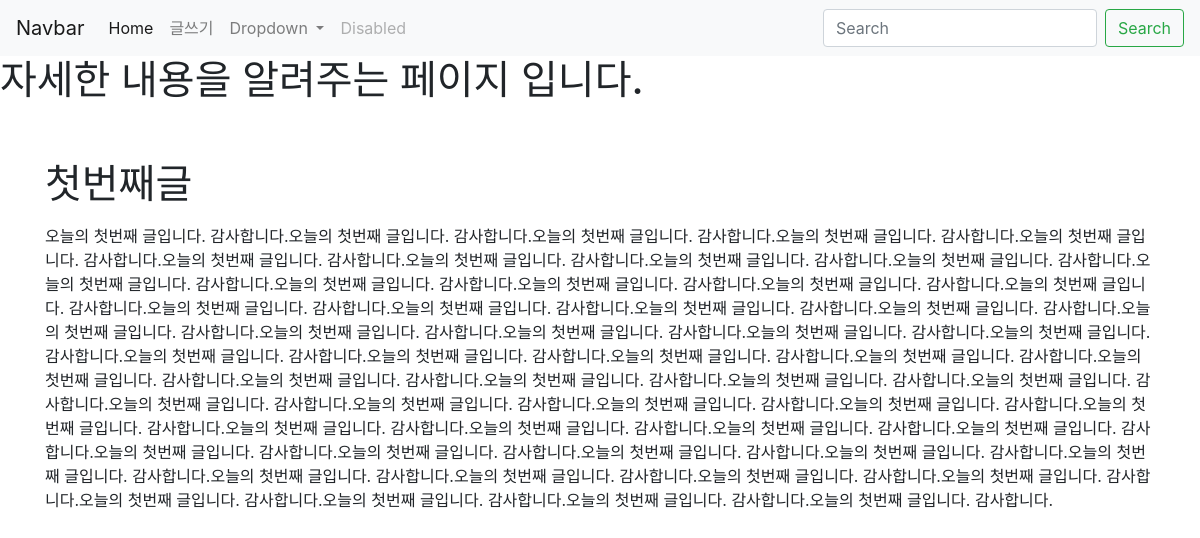
The page /blog/1 on the database its author committed.
### blogapp/models.py (models this page shows, shortened)
class Blog(models.Model):
    title = models.CharField(max_length=200)
    pub_date = models.DateTimeField('date published')
    body = models.TextField()

### blogapp/views.py (the view)
# urls.py: path('blog/<int:blog_id>', blogapp.views.detail, name="detail"),
def detail(request, blog_id):
    details = get_object_or_404(Blog, pk = blog_id)
    return render(request,'detail.html',{'details': details})

### blogapp/templates/detail.html (shortened to what this page needs)
<head>
    <link rel="stylesheet" href="https://stackpath.bootstrapcdn.com/bootstrap/4.3.1/css/bootstrap.min.css">
</head>
<body>
    <nav class="navbar navbar-expand-lg navbar-light bg-light">
    <a class="navbar-brand" href="#">Navbar</a>
    <div class="collapse navbar-collapse" id="navbarSupportedContent">
        <ul class="navbar-nav mr-auto">
        <li class="nav-item active">
            <a class="nav-link" href="#">Home <span class="sr-only">(current)</span></a>
        </li>
        <li class="nav-item">
            <a class="nav-link" href="{%url 'new' %}">글쓰기</a>
        </li>
        <li class="nav-item dropdown">
            <a class="nav-link dropdown-toggle" href="#" id="navbarDropdown" role="button" data-toggle="dropdown" aria-haspopup="true" aria-expanded="false">
            Dropdown
            </a>
        </li>
        <li class="nav-item">
            <a class="nav-link disabled" href="#" tabindex="-1" aria-disabled="true">Disabled</a>
        </li>
        </ul>
        <form class="form-inline my-2 my-lg-0">
        <input class="form-control mr-sm-2" type="search" placeholder="Search" aria-label="Search">
        <button class="btn btn-outline-success my-2 my-sm-0" type="submit">Search</button>
        </form>
    </div>
    </nav>
    <h1>자세한 내용을 알려주는 페이지 입니다.</h1>
        <div class="container">
        <br><br>
        <h1>{{details.title}}</h1>
        <p>{{details.body}}</p>
        </div>
</body>

### rows shown on the page
Blog: title "첫번째글", body "오늘의 첫번째 글입니다. 감사합니다.오늘의 첫번째 글입니다. 감사합니다.오늘의 첫번째 글입니다. 감사합니다.오늘의 첫번째 글입니다. 감사합니다.오늘의 첫번째 글입니다. 감사합니다.오늘의 첫번째 글입니다. 감사합니다.오늘의 첫번째 글입니다. 감사합니다.오늘의 첫번째 글입니다. 감사합니다.오늘의 첫번째 글입니다. 감사합니다.오늘의 첫번째 글입니다. 감사합니다.오늘의 첫번째 글입니다. 감사합니다.오늘의 첫번째 글입니다. 감사합니다.오늘의 첫번째 글입니다. 감사합니다.오늘의 첫번째 글입니다. 감사합니다.오늘의 첫번째 글입니다. 감사합니다.오늘의 첫번째 글입니다. 감사합니다.오늘의 첫번째 글입니다. 감사합니다.오늘의 첫번째 글입니다. 감사합니다.오늘의 첫번째 글입니다. 감사합니다.오늘의 첫번째 글입니다. 감사합니다.오늘의 첫번째 글입니다. 감사합니다.오늘의 첫번째 글입니다. 감사합니다.오늘의 첫번째 글입니다. 감사합니다.오늘의 첫번째 글입니다. 감사합니다.오늘의 첫번째 글입니다. 감사합니다.오늘의 첫번째 글입니다. 감사합니다.오늘의 첫번째 글입니다. 감사합니다.오늘의 첫번째 글입니다. 감사합니다.오늘의 첫번째 글입니다. 감사합니다.오늘의 첫번째 글입니다. 감사합니다.오늘의 첫번째 글입니다. 감사합니다.오늘의 첫번째 글입니다. 감사합니다.오늘의 첫번째 글입니다. 감사합니다.오늘의 첫번째 글입니다. 감사합니다.오늘의 첫번째 글입니다.…"
